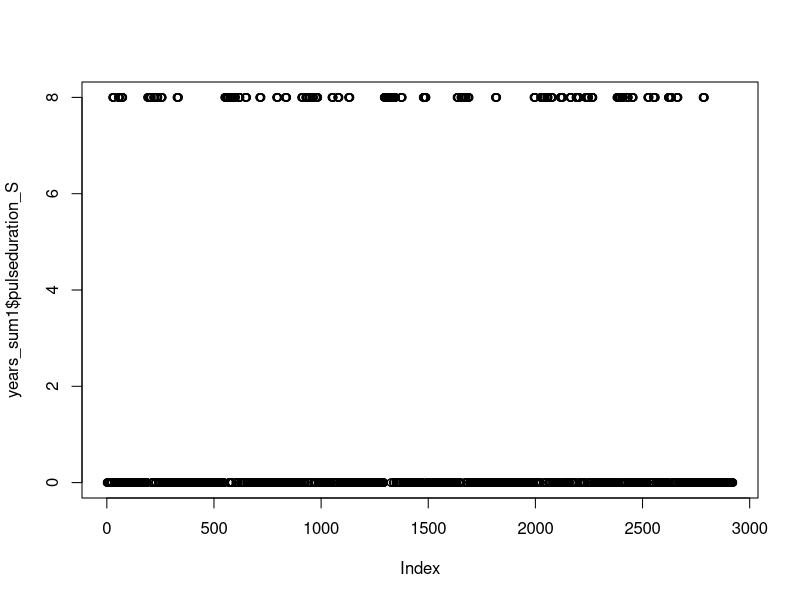
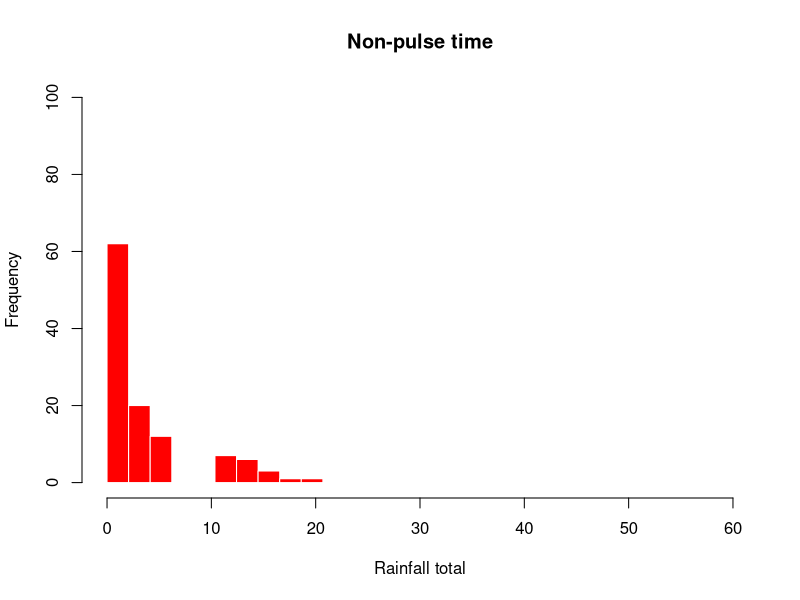
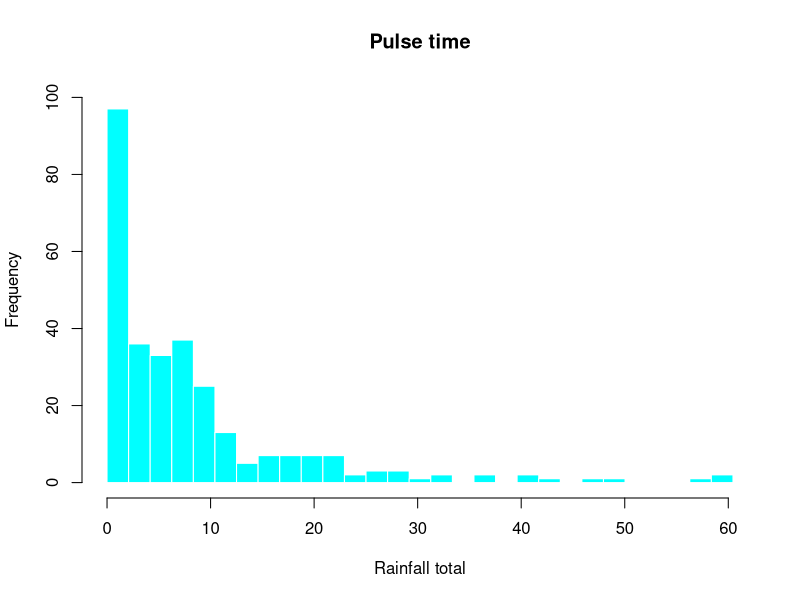
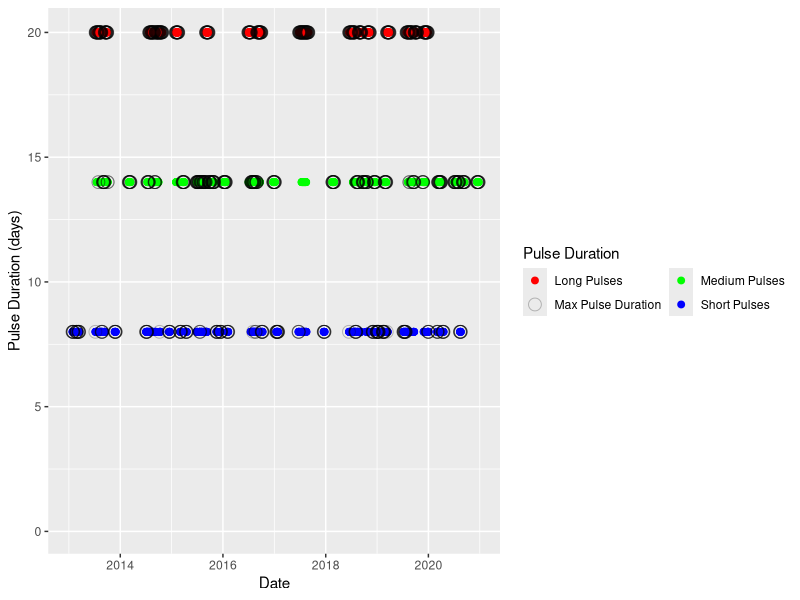

These figures' R source, in order:
# 19-10-2022
# Anastasia Makhnykina & Dave Moore

#packages we need
# library(dplyr)
# library(tidyverse)
# library(lubridate)
# library(skimr)
# library(data.table)
# library(corrplot)
# library(scales)
# library(PerformanceAnalytics)
# library(xtable)
# library(ggpubr)
# library(ggplot2)
# library(colorRamps)
# library(reshape2)
# library(zoo)
# library(deSolve)
# library(stats)

library(tidyverse)
library(ggplot2)

USWkg12_20_summary<- read.csv("data/USWkg12_20_summary.csv", header=TRUE, na.strings="NA", skip=0)
USWkg12_20_summary$date <- as.Date(USWkg12_20_summary$date)


# sort data by date
years_sum1 <- USWkg12_20_summary %>% arrange(date)

# Initialize the pulseduration_S variable as a vector of 0's
years_sum1$pulseduration_S <- rep(0, nrow(years_sum1))

# Find the indices of rows where there is a rain event with sum_R between 5 and 10
rain_indices_S <- which(years_sum1$sum_R > 5 & years_sum1$sum_R <= 10)

# Loop through each rain event
for (i in rain_indices_S) {
  # Set pulseduration_S to 8 for 8 days after the event
  years_sum1$pulseduration_S[i:(min(i+7, nrow(years_sum1)))] <- 8
}

# Create a new variable called pulseduration_M, initialized with zeros
years_sum1$pulseduration_M <- rep(0, nrow(years_sum1))

# Loop through each element of sum_R
for (i in 1:nrow(years_sum1)) {
  
  # Check if the sum_R value is between 10 and 20
  if (years_sum1$sum_R[i] > 10 & years_sum1$sum_R[i] <= 20) {
    
    # If yes, set the pulseduration_M variable to 14 for the next 14 days
    for (j in 1:14) {
      if (i + j <= nrow(years_sum1)) { # check if within range
        years_sum1$pulseduration_M[i + j] <- 14
      }
    }
    
  }
  
}

# Create a new variable called pulseduration_L, initialized with zeros
years_sum1$pulseduration_L <- rep(0, nrow(years_sum1))

# Loop through each element of sum_R
for (i in 21:nrow(years_sum1)) {
  
  # Check if the sum_R value was less than or equal to 20 in the previous day, and greater than 20 in the current day
  if (years_sum1$sum_R[i-1] <= 20 & years_sum1$sum_R[i] > 20) {
    
    # If yes, set the pulseduration_L variable to 20 for the next 20 days
    for (j in 0:19) {
      if (i + j <= nrow(years_sum1)) { # check if within range
        years_sum1$pulseduration_L[i + j] <- 20
      }
    }
    
  }
  
}


# create a new variable called max_pulse_duration that is the maximum of pulseduration_S, pulseduration_M, and pulseduration_L
years_sum1$max_pulse_duration <- pmax(years_sum1$pulseduration_S, years_sum1$pulseduration_M, years_sum1$pulseduration_L)

plot(years_sum1$pulseduration_S)

# 
# count the days since a rain event
# 

# sort data by date
years_sum1 <- years_sum1 %>% arrange(date)

# Identify days with rain events
years_sum1$rain_event <- ifelse(years_sum1$sum_R > 5, 1, 0)

# Create a new column in the dataframe to store days since last rain event
years_sum1$days_since_rain_event <- 0

# Loop through each row of the data
for (i in 2:nrow(years_sum1)) {
  # If sum_R is greater than 5, set days_since_rain_event to 0
  if (years_sum1$sum_R[i] > 5) {
    years_sum1$days_since_rain_event[i] <- 0
  } else {
    # If sum_R is less than or equal to 5, increment the days_since_rain_event by 1
    years_sum1$days_since_rain_event[i] <- years_sum1$days_since_rain_event[i-1] + 1
  }
}


# Create years_sum_Pulse0 dataframe
years_sum_Pulse0 <- years_sum1 %>%
  filter(days_since_rain_event >= max_pulse_duration)



# Create years_sum_Pulse1 dataframe
years_sum_Pulse1 <- years_sum1 %>%
  filter(days_since_rain_event < max_pulse_duration)


hist(subset(years_sum_Pulse0$sum_R, years_sum_Pulse0$sum_R != 0), 
     breaks = seq(0, 60, length.out = 30),
     main = "Non-pulse time", 
     xlab = "Rainfall total", 
     ylab = "Frequency",
     col = "red", 
     border = "white",
     lty = "solid",
ylim = c(0, 100))

hist(subset(years_sum_Pulse1$sum_R, years_sum_Pulse1$sum_R != 0), 
     breaks = seq(min(years_sum_Pulse1$sum_R), max(years_sum_Pulse1$sum_R), length.out = 30),
     main = "Pulse time", 
     xlab = "Rainfall total", 
     ylab = "Frequency",
     col = "cyan", 
     border = "white",
     lty = "solid",
ylim = c(0, 100))

# 
# # WRITE OUT NEW FILES
# write.csv(years_sum_Pulse0, "data/years_sum_Pulse0_DM.csv")
# write.csv(years_sum_Pulse1, "data/years_sum_Pulse1_DM.csv")
# write.csv(years_sum1, "data/years_sum1_DM.csv")


# # WRITE OUT NEW FILES
write_csv(years_sum_Pulse0, "data/years_sum_Pulse0_DM.csv")
write_csv(years_sum_Pulse1, "data/years_sum_Pulse1_DM.csv")
write_csv(years_sum1, "data/years_sum1_DM.csv")

# 
# library(ggplot2)


ggplot(years_sum1, aes(x = date)) +
  geom_point(aes(y = pulseduration_S, color = "Short Pulses"), size = 2) +
  geom_point(aes(y = pulseduration_M, color = "Medium Pulses"), size = 2) +
  geom_point(aes(y = pulseduration_L, color = "Long Pulses"), size = 2) +
  geom_point(aes(y = max_pulse_duration, color = "Max Pulse Duration"), size = 4, shape = 1, alpha=0.25) +
  
  scale_color_manual(name = "Pulse Duration", 
                     values = c("Short Pulses" = "blue", 
                                "Medium Pulses" = "green", 
                                "Long Pulses" = "red",
                                "Max Pulse Duration" = "black")) +
  labs(x = "Date", y = "Pulse Duration (days)") +
  guides(color = guide_legend(title = "Pulse Duration", ncol = 2)) +
  
  scale_y_continuous(limits = c(0.1, NA))



